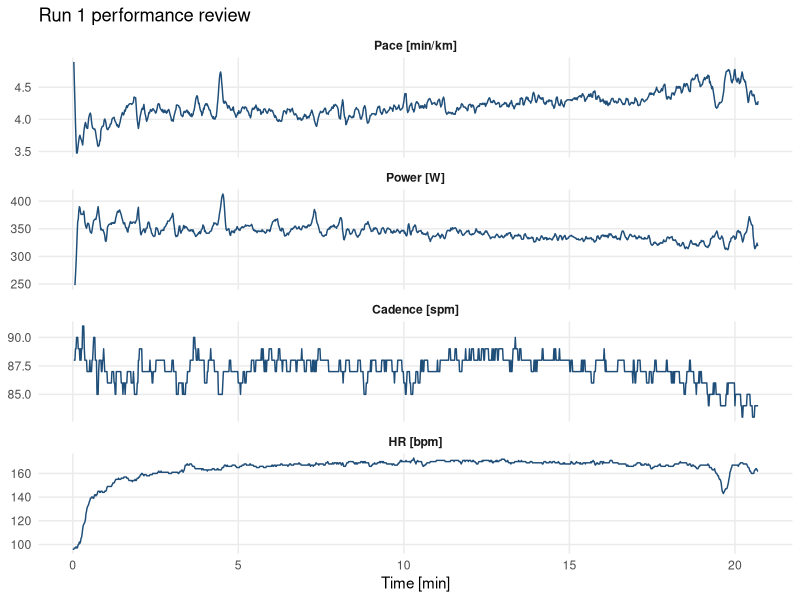
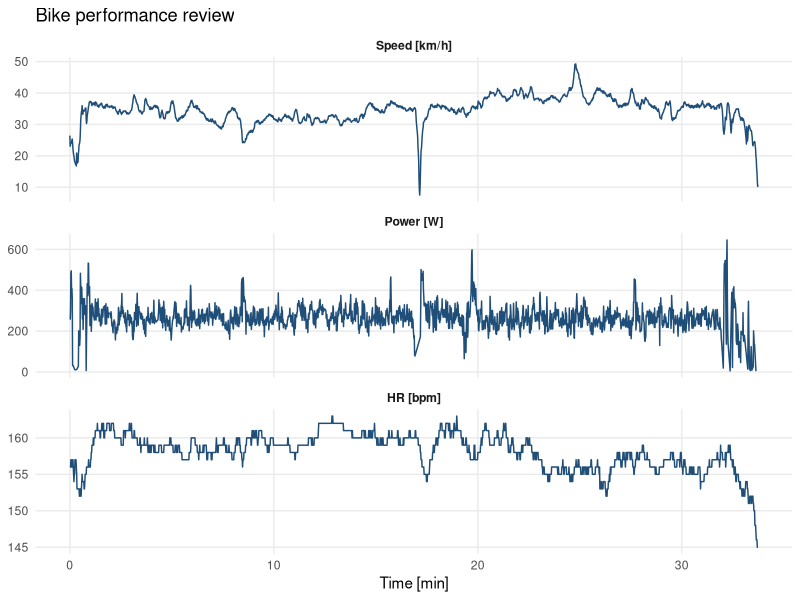
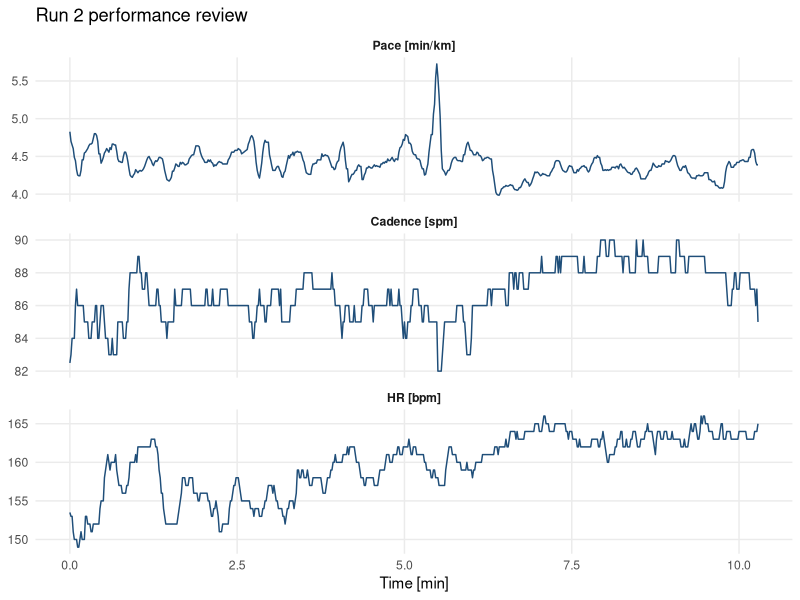
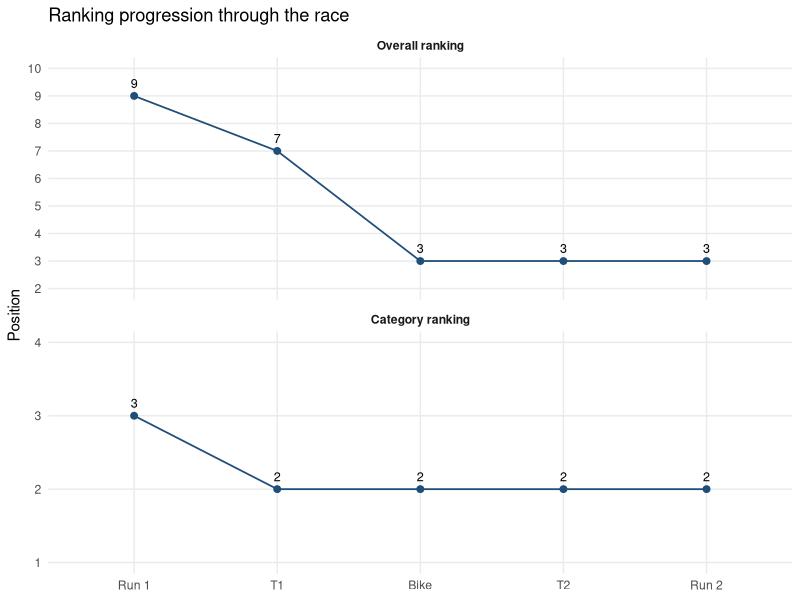
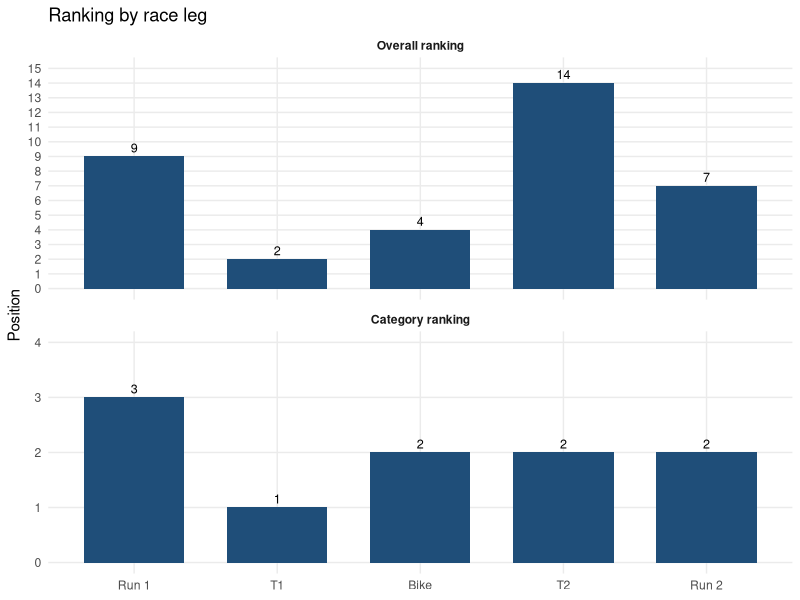
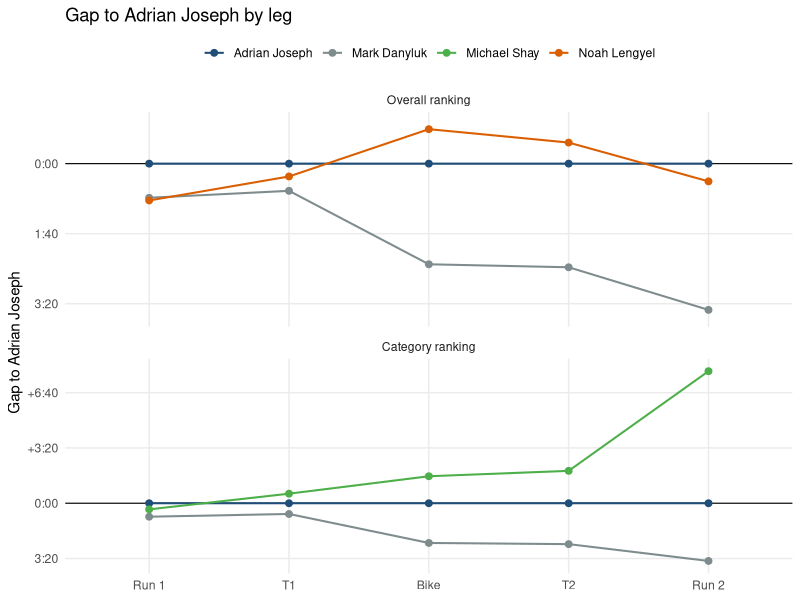

R code for these plots, in order:
## ---- chunk 1
#| echo: false
#| warning: false
#| message: false

library(dplyr)
library(ggplot2)

activities_metadata <- read.csv(
  "analysis_data/activities_metadata.csv",
  check.names = FALSE,
  stringsAsFactors = FALSE
)

activities_data <- read.csv(
  "analysis_data/activities_data.csv",
  check.names = FALSE,
  stringsAsFactors = FALSE,
  na.strings = c("NA", "")
)

run_1_id <- activities_metadata |>
  filter(EVENT_TYPE == "RUN") |>
  distinct(ID) |>
  slice(1) |>
  pull(ID)

run_1_plot_data <- activities_data |>
  filter(ID == run_1_id) |>
  transmute(
    time_min = as.numeric(SECS) / 60,
    pace_min_km = as.numeric(PACE),
    power_w = na_if(as.numeric(WATTS), 0),
    cadence_spm = na_if(as.numeric(CAD), 0),
    hr_bpm = na_if(as.numeric(HR), 0)
  ) |>
  tidyr::pivot_longer(
    cols = c(pace_min_km, power_w, cadence_spm, hr_bpm),
    names_to = "metric",
    values_to = "value"
  ) |>
  mutate(
    metric = factor(
      metric,
      levels = c("pace_min_km", "power_w", "cadence_spm", "hr_bpm"),
      labels = c("Pace [min/km]", "Power [W]", "Cadence [spm]", "HR [bpm]")
    )
  ) |>
  filter(!is.na(value))

format_pace <- function(pace_min_km) {
  total_seconds <- round(pace_min_km * 60)
  minutes <- total_seconds %/% 60
  seconds <- total_seconds %% 60
  sprintf("%d:%02d/km", minutes, seconds)
}

run_1_average_table <- run_1_plot_data |>
  mutate(
    period = case_when(
      time_min >= 5 & time_min < 14 ~ "Before breaking point",
      time_min >= 14 ~ "After breaking point",
      TRUE ~ NA_character_
    )
  ) |>
  filter(!is.na(period)) |>
  group_by(metric, period) |>
  summarise(value = mean(value, na.rm = TRUE), .groups = "drop") |>
  mutate(
    value = case_when(
      metric == "Pace [min/km]" ~ format_pace(value),
      TRUE ~ as.character(round(value))
    )
  ) |>
  tidyr::pivot_wider(names_from = period, values_from = value) |>
  select(metric, `Before breaking point`, `After breaking point`) |>
  rename(Metric = metric)

ggplot(run_1_plot_data, aes(x = time_min, y = value)) +
  geom_line(linewidth = 0.5, color = "#1f4e79") +
  #geom_vline(xintercept = 14, color = "red", linewidth = 0.5) +
  facet_wrap(~ metric, ncol = 1, scales = "free_y") +
  labs(
    x = "Time [min]",
    y = NULL,
    title = "Run 1 performance review"
  ) +
  theme_minimal(base_size = 11) +
  theme(
    strip.text = element_text(face = "bold"),
    panel.grid.minor = element_blank()
  )
## ---- chunk 2
#| echo: false
#| warning: false
#| message: false

library(dplyr)
library(ggplot2)

activities_metadata <- read.csv(
  "analysis_data/activities_metadata.csv",
  check.names = FALSE,
  stringsAsFactors = FALSE
)

activities_data <- read.csv(
  "analysis_data/activities_data.csv",
  check.names = FALSE,
  stringsAsFactors = FALSE,
  na.strings = c("NA", "")
)

bike_id <- activities_metadata |>
  filter(EVENT_TYPE == "BIKE") |>
  distinct(ID) |>
  slice(1) |>
  pull(ID)

bike_plot_data <- activities_data |>
  filter(ID == bike_id) |>
  transmute(
    time_min = as.numeric(SECS) / 60,
    speed_kph = as.numeric(KPH),
    power_w = na_if(as.numeric(WATTS), 0),
    hr_bpm = na_if(as.numeric(HR), 0)
  ) |>
  tidyr::pivot_longer(
    cols = c(speed_kph, power_w, hr_bpm),
    names_to = "metric",
    values_to = "value"
  ) |>
  mutate(
    metric = factor(
      metric,
      levels = c("speed_kph", "power_w", "hr_bpm"),
      labels = c("Speed [km/h]", "Power [W]", "HR [bpm]")
    )
  ) |>
  filter(!is.na(value))

bike_average_table <- bike_plot_data |>
  group_by(metric) |>
  summarise(Average = round(mean(value, na.rm = TRUE)), .groups = "drop") |>
  rename(Metric = metric)

ggplot(bike_plot_data, aes(x = time_min, y = value)) +
  geom_line(linewidth = 0.5, color = "#1f4e79") +
  facet_wrap(~ metric, ncol = 1, scales = "free_y") +
  labs(
    x = "Time [min]",
    y = NULL,
    title = "Bike performance review"
  ) +
  theme_minimal(base_size = 11) +
  theme(
    strip.text = element_text(face = "bold"),
    panel.grid.minor = element_blank()
  )
## ---- chunk 3
#| echo: false
#| warning: false
#| message: false

knitr::kable(bike_average_table, align = c("l", "r"))
## ---- chunk 4
#| echo: false
#| warning: false
#| message: false

library(dplyr)
library(ggplot2)

activities_metadata <- read.csv(
  "analysis_data/activities_metadata.csv",
  check.names = FALSE,
  stringsAsFactors = FALSE
)

activities_data <- read.csv(
  "analysis_data/activities_data.csv",
  check.names = FALSE,
  stringsAsFactors = FALSE,
  na.strings = c("NA", "")
)

run_2_id <- activities_metadata |>
  filter(EVENT_TYPE == "RUN") |>
  distinct(ID) |>
  slice(2) |>
  pull(ID)

run_2_plot_data <- activities_data |>
  filter(ID == run_2_id) |>
  transmute(
    time_min = as.numeric(SECS) / 60,
    pace_min_km = as.numeric(PACE),
    power_w = na_if(as.numeric(WATTS), 0),
    cadence_spm = na_if(as.numeric(CAD), 0),
    hr_bpm = na_if(as.numeric(HR), 0)
  ) |>
  tidyr::pivot_longer(
    cols = c(pace_min_km, power_w, cadence_spm, hr_bpm),
    names_to = "metric",
    values_to = "value"
  ) |>
  mutate(
    metric = factor(
      metric,
      levels = c("pace_min_km", "power_w", "cadence_spm", "hr_bpm"),
      labels = c("Pace [min/km]", "Power [W]", "Cadence [spm]", "HR [bpm]")
    )
  ) |>
  filter(!is.na(value))

format_pace <- function(pace_min_km) {
  total_seconds <- round(pace_min_km * 60)
  minutes <- total_seconds %/% 60
  seconds <- total_seconds %% 60
  sprintf("%d:%02d/km", minutes, seconds)
}

run_2_average_table <- run_2_plot_data |>
  mutate(
    period = case_when(
      time_min >= 5 & time_min < 10 ~ "Before breaking point",
      time_min >= 10 ~ "After breaking point",
      TRUE ~ NA_character_
    )
  ) |>
  filter(!is.na(period)) |>
  group_by(metric, period) |>
  summarise(value = mean(value, na.rm = TRUE), .groups = "drop") |>
  mutate(
    value = case_when(
      metric == "Pace [min/km]" ~ format_pace(value),
      TRUE ~ as.character(round(value))
    )
  ) |>
  tidyr::pivot_wider(names_from = period, values_from = value) |>
  select(metric, `Before breaking point`, `After breaking point`) |>
  rename(Metric = metric)

ggplot(run_2_plot_data, aes(x = time_min, y = value)) +
  geom_line(linewidth = 0.5, color = "#1f4e79") +
  #geom_vline(xintercept = 14, color = "red", linewidth = 0.5) +
  facet_wrap(~ metric, ncol = 1, scales = "free_y") +
  labs(
    x = "Time [min]",
    y = NULL,
    title = "Run 2 performance review"
  ) +
  theme_minimal(base_size = 11) +
  theme(
    strip.text = element_text(face = "bold"),
    panel.grid.minor = element_blank()
  )
## ---- chunk 5
#| echo: false
#| warning: false
#| message: false

library(dplyr)
library(ggplot2)
library(tidyr)

rankings_progression <- read.csv(
  "analysis_data/all_races.csv",
  check.names = FALSE,
  stringsAsFactors = FALSE
) |>
  filter(ATHLETE == "ADRIAN JOSEPH") |>
  transmute(
    `Run 1 overall` = RANKING_OVERALL_SPORT_1,
    `T1 overall` = RANKING_OVERALL_AFTER_T_1,
    `Bike overall` = RANKING_OVERALL_AFTER_SPORT_2,
    `T2 overall` = RANKING_OVERALL_AFTER_T_2,
    `Run 2 overall` = RANKING_OVERALL,
    `Run 1 category` = RANKING_CATEGORY_SPORT_1,
    `T1 category` = RANKING_CATEGORY_AFTER_T_1,
    `Bike category` = RANKING_CATEGORY_AFTER_SPORT_2,
    `T2 category` = RANKING_CATEGORY_AFTER_T_2,
    `Run 2 category` = RANKING_CATEGORY
  ) |>
  pivot_longer(
    cols = everything(),
    names_to = c("leg", "ranking_type"),
    names_pattern = "^(.*) (overall|category)$",
    values_to = "ranking"
  ) |>
  mutate(
    leg = factor(leg, levels = c("Run 1", "T1", "Bike", "T2", "Run 2")),
    ranking_type = factor(
      ranking_type,
      levels = c("overall", "category"),
      labels = c("Overall ranking", "Category ranking")
    ),
    ranking = as.numeric(ranking)
  )

ranking_limits <- rankings_progression |>
  group_by(ranking_type) |>
  summarise(
    ranking = c(min(ranking, na.rm = TRUE) - 1, max(ranking, na.rm = TRUE) + 1),
    .groups = "drop"
  )

ggplot(rankings_progression, aes(x = leg, y = ranking, group = 1)) +
  geom_blank(data = ranking_limits, aes(y = ranking), inherit.aes = FALSE) +
  geom_line(linewidth = 0.6, color = "#1f4e79") +
  geom_point(size = 2, color = "#1f4e79") +
  geom_text(aes(label = ranking), vjust = -0.8, size = 3.2) +
  scale_y_continuous(
    breaks = function(x) {
      seq(floor(min(x, na.rm = TRUE)), ceiling(max(x, na.rm = TRUE)), by = 1)
    },
    labels = function(x) as.integer(x)
  ) +
  facet_wrap(~ ranking_type, ncol = 1, scales = "free_y") +
  labs(
    x = NULL,
    y = "Position",
    title = "Ranking progression through the race"
  ) +
  theme_minimal(base_size = 11) +
  theme(
    strip.text = element_text(face = "bold"),
    panel.grid.minor = element_blank()
  )
## ---- chunk 6
#| echo: false
#| warning: false
#| message: false

library(dplyr)
library(ggplot2)
library(tidyr)

leg_rankings <- read.csv(
  "analysis_data/all_races.csv",
  check.names = FALSE,
  stringsAsFactors = FALSE
) |>
  filter(ATHLETE == "ADRIAN JOSEPH") |>
  transmute(
    `Run 1 overall` = RANKING_OVERALL_SPORT_1,
    `T1 overall` = RANKING_OVERALL_T_1,
    `Bike overall` = RANKING_OVERALL_SPORT_2,
    `T2 overall` = RANKING_OVERALL_T_2,
    `Run 2 overall` = RANKING_OVERALL_SPORT_3,
    `Run 1 category` = RANKING_CATEGORY_SPORT_1,
    `T1 category` = RANKING_CATEGORY_T_1,
    `Bike category` = RANKING_CATEGORY_SPORT_2,
    `T2 category` = RANKING_CATEGORY_T_2,
    `Run 2 category` = RANKING_CATEGORY_SPORT_3
  ) |>
  pivot_longer(
    cols = everything(),
    names_to = c("leg", "ranking_type"),
    names_pattern = "^(.*) (overall|category)$",
    values_to = "ranking"
  ) |>
  mutate(
    leg = factor(leg, levels = c("Run 1", "T1", "Bike", "T2", "Run 2")),
    ranking_type = factor(
      ranking_type,
      levels = c("overall", "category"),
      labels = c("Overall ranking", "Category ranking")
    ),
    ranking = as.numeric(ranking)
  )

leg_ranking_limits <- leg_rankings |>
  group_by(ranking_type) |>
  summarise(
    ranking = c(min(ranking, na.rm = TRUE) - 1, max(ranking, na.rm = TRUE) + 1),
    .groups = "drop"
  )

ggplot(leg_rankings, aes(x = leg, y = ranking)) +
  geom_blank(data = leg_ranking_limits, aes(y = ranking), inherit.aes = FALSE) +
  geom_col(fill = "#1f4e79", width = 0.7) +
  geom_text(aes(label = ranking), vjust = -0.4, size = 3.2) +
  scale_y_continuous(
    breaks = function(x) {
      seq(floor(min(x, na.rm = TRUE)), ceiling(max(x, na.rm = TRUE)), by = 1)
    },
    labels = function(x) as.integer(x)
  ) +
  facet_wrap(~ ranking_type, ncol = 1, scales = "free_y") +
  labs(
    x = NULL,
    y = "Position",
    title = "Ranking by race leg"
  ) +
  theme_minimal(base_size = 11) +
  theme(
    strip.text = element_text(face = "bold"),
    panel.grid.minor = element_blank()
  )
## ---- chunk 7
#| echo: false
#| warning: false
#| message: false

library(dplyr)
library(ggplot2)
library(tidyr)

format_min_sec <- function(total_seconds) {
  total_seconds <- round(as.numeric(total_seconds))
  minutes <- total_seconds %/% 60
  seconds <- total_seconds %% 60
  sprintf("%d:%02d", minutes, seconds)
}

all_races <- read.csv(
  "analysis_data/all_races.csv",
  check.names = FALSE,
  stringsAsFactors = FALSE
)

my_category <- all_races |>
  filter(ATHLETE == "ADRIAN JOSEPH") |>
  pull(CATEGORY)

cumulative_times <- function(data) {
  data |>
    transmute(
      athlete = ATHLETE,
      `Run 1` = as.numeric(RESULT_SPORT_1),
      `T1` = as.numeric(RESULT_SPORT_1) + as.numeric(RESULT_T_1),
      `Bike` = as.numeric(RESULT_SPORT_1) + as.numeric(RESULT_T_1) +
        as.numeric(RESULT_SPORT_2),
      `T2` = as.numeric(RESULT_SPORT_1) + as.numeric(RESULT_T_1) +
        as.numeric(RESULT_SPORT_2) + as.numeric(RESULT_T_2),
      `Run 2` = as.numeric(RESULT_FINAL)
    ) |>
    pivot_longer(
      cols = c(`Run 1`, `T1`, `Bike`, `T2`, `Run 2`),
      names_to = "leg",
      values_to = "cumulative_time"
    )
}

podium_progression <- bind_rows(
  all_races |>
    filter(as.numeric(RANKING_OVERALL) %in% c(1, 2, 3)) |>
    cumulative_times() |>
    mutate(ranking_type = "Overall ranking"),
  all_races |>
    filter(CATEGORY == my_category, as.numeric(RANKING_CATEGORY) %in% c(1, 2, 3)) |>
    cumulative_times() |>
    mutate(ranking_type = "Category ranking")
) |>
  mutate(athlete = tools::toTitleCase(tolower(athlete))) |>
  mutate(
    ranking_type = factor(
      ranking_type,
      levels = c("Overall ranking", "Category ranking")
    ),
    leg = factor(leg, levels = c("Run 1", "T1", "Bike", "T2", "Run 2"))
  )

gap_to_adrian <- podium_progression |>
  group_by(ranking_type, leg) |>
  mutate(
    adrian_time = cumulative_time[athlete == "Adrian Joseph"][1],
    gap_seconds = cumulative_time - adrian_time
  ) |>
  ungroup()

gap_to_adrian_limits <- gap_to_adrian |>
  group_by(ranking_type) |>
  summarise(
    gap_seconds = c(
      floor(min(gap_seconds, na.rm = TRUE)) - 10,
      ceiling(max(gap_seconds, na.rm = TRUE)) + 10
    ),
    .groups = "drop"
  )

ggplot(
  gap_to_adrian,
  aes(x = leg, y = gap_seconds, color = athlete, group = athlete)
) +
  geom_blank(data = gap_to_adrian_limits, aes(y = gap_seconds), inherit.aes = FALSE) +
  geom_hline(yintercept = 0, linewidth = 0.4, color = "black") +
  geom_line(linewidth = 0.7) +
  geom_point(size = 2) +
  scale_color_manual(values = c(
    "Mark Danyluk" = "#7f8c8d",
    "Noah Lengyel" = "#d95f02",
    "Adrian Joseph" = "#1f4e79",
    "Michael Shay" = "#4daf4a"
  )) +
  scale_y_continuous(labels = function(x) {
    prefix <- ifelse(x > 0, "+", "")
    paste0(prefix, format_min_sec(abs(x)))
  }) +
  facet_wrap(~ ranking_type, ncol = 1, scales = "free_y") +
  labs(
    x = NULL,
    y = "Gap to Adrian Joseph",
    title = "Gap to Adrian Joseph by leg",
    color = NULL
  ) +
  theme_minimal(base_size = 11) +
  theme(
    legend.position = "top",
    panel.grid.minor = element_blank()
  )
## ---- chunk 8
#| echo: false
#| warning: false
#| message: false

library(dplyr)
library(knitr)

series_points <- read.csv(
  "analysis_data/final_table_adrian_category.csv",
  check.names = FALSE,
  stringsAsFactors = FALSE
) |>
  mutate(
    category = toupper(category),
    names = tools::toTitleCase(tolower(names)),
    tot_points = as.numeric(tot_points),
    n_races = as.numeric(n_races)
  ) |>
  filter(category == "M40-49") |>
  arrange(desc(tot_points), desc(n_races), names) |>
  transmute(
    Rank = row_number(),
    Athlete = names,
    `Total points` = tot_points,
    `Races counted` = n_races
  )

knitr::kable(series_points |> slice_head(n = 10), align = c("r", "l", "r", "r"))
